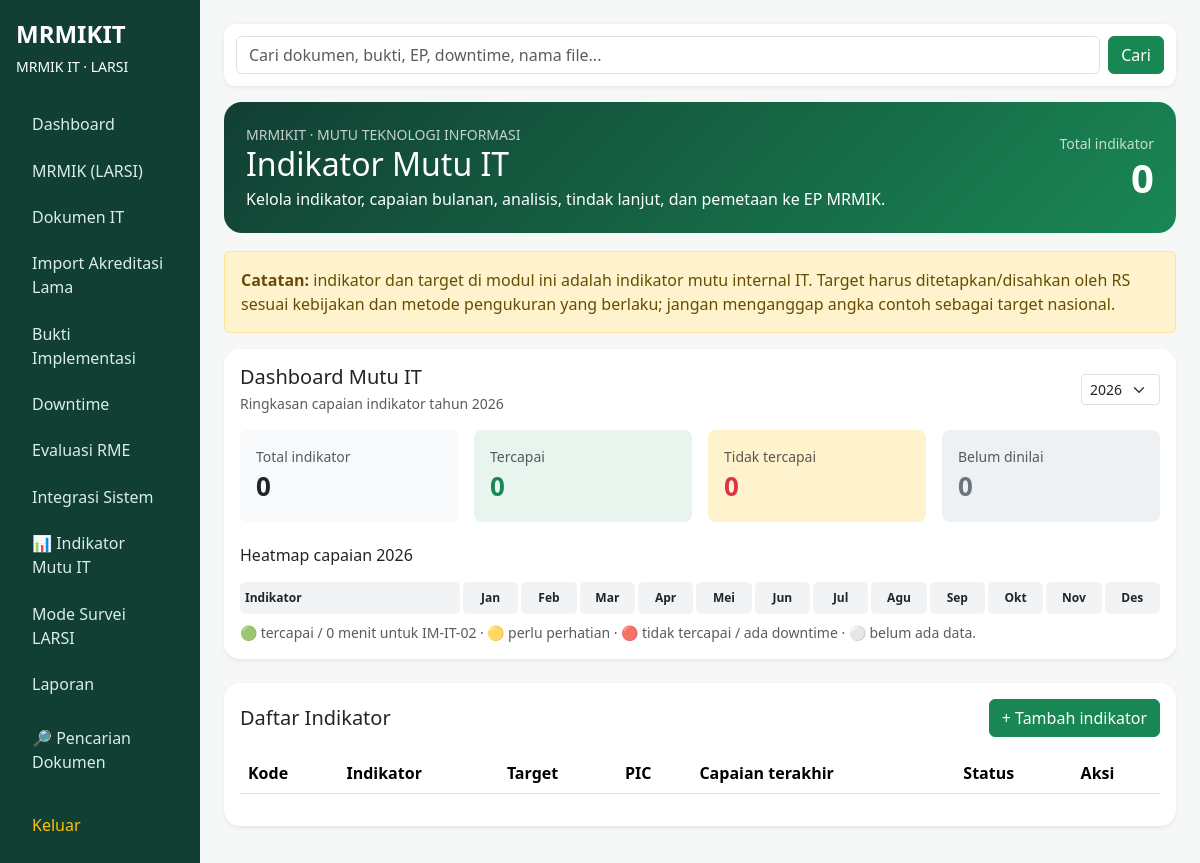
The app's page /indikator-mutu/index.php (signed in), older data.
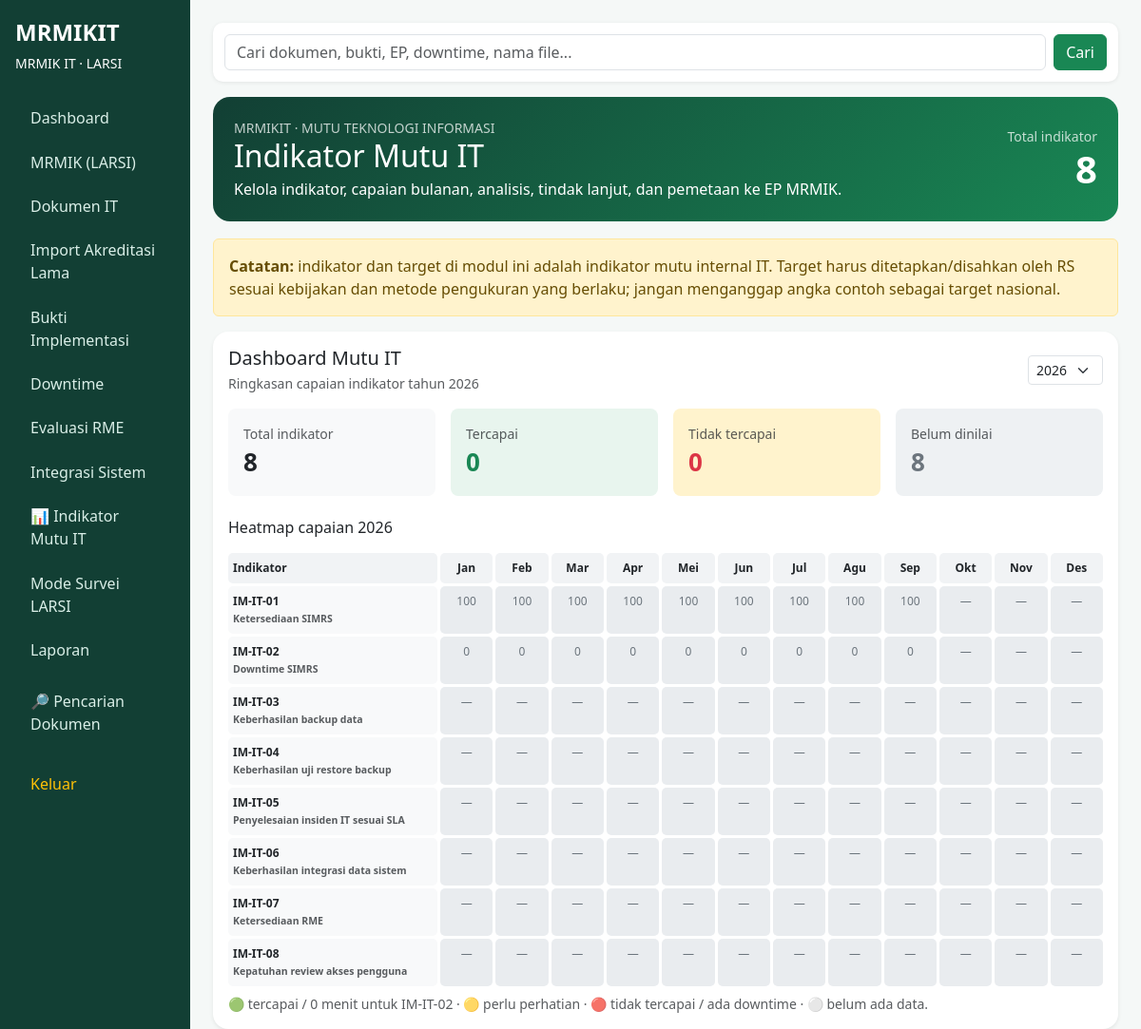
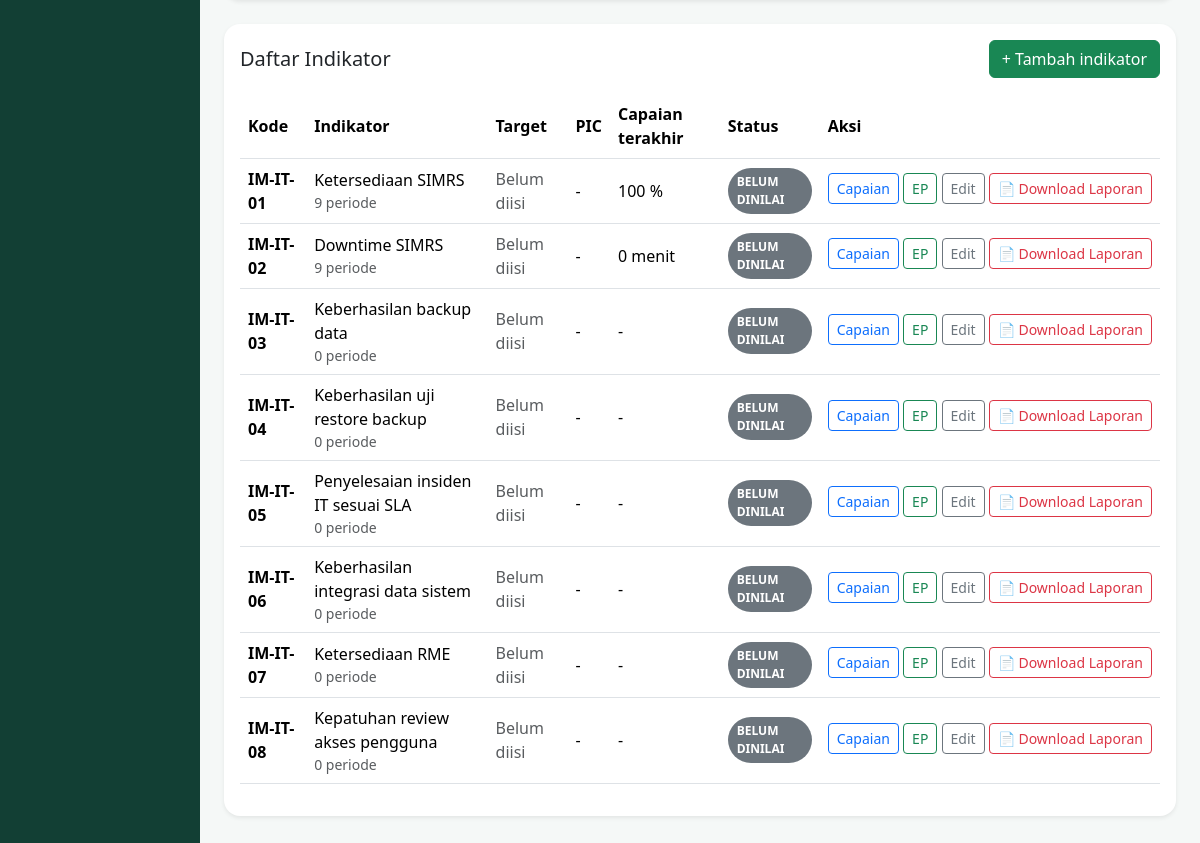
The same page, newer data (2 pictures, top to bottom).
### tables this page shows
CREATE TABLE IF NOT EXISTS mutu_indikator (
    id INT AUTO_INCREMENT PRIMARY KEY,
    kode VARCHAR(50) NOT NULL UNIQUE,
    nama VARCHAR(255) NOT NULL,
    definisi_operasional TEXT,
    numerator_label VARCHAR(255),
    denominator_label VARCHAR(255),
    formula TEXT,
    target DECIMAL(12,4) NULL,
    satuan VARCHAR(50) DEFAULT '%',
    arah ENUM('naik','turun','sesuai_target') NOT NULL DEFAULT 'sesuai_target',
    frekuensi ENUM('bulanan','triwulan','semester','tahunan') NOT NULL DEFAULT 'bulanan',
    sumber_data VARCHAR(255),
    metode_pengumpulan TEXT,
    pic_id INT NULL,
    aktif TINYINT(1) NOT NULL DEFAULT 1,
    created_by INT NULL,
    created_at TIMESTAMP DEFAULT CURRENT_TIMESTAMP,
    updated_at TIMESTAMP DEFAULT CURRENT_TIMESTAMP ON UPDATE CURRENT_TIMESTAMP,
    FOREIGN KEY(pic_id) REFERENCES pic(id) ON DELETE SET NULL
);

### indikator-mutu/index.php (the view, shortened to what this page needs)
<?php
require_once __DIR__.'/../config/auth.php';
$pdo->exec("CREATE TABLE IF NOT EXISTS mutu_restore_uji (
    id INT AUTO_INCREMENT PRIMARY KEY,
    indikator_id INT NOT NULL,
    tanggal_uji DATE NOT NULL,
    jenis_backup ENUM('offline','online','lainnya') NOT NULL DEFAULT 'offline',
    sumber_backup VARCHAR(255) NULL,
    target_restore VARCHAR(255) NULL,
    mulai DATETIME NULL,
    selesai DATETIME NULL,
    durasi_detik INT NULL,
    hasil ENUM('berhasil','gagal') NOT NULL DEFAULT 'berhasil',
    verifikasi TEXT NULL,
    analisis TEXT NULL,
    tindak_lanjut TEXT NULL,
    pic_id INT NULL,
    created_by INT NULL,
    created_at TIMESTAMP DEFAULT CURRENT_TIMESTAMP,
    updated_at TIMESTAMP DEFAULT CURRENT_TIMESTAMP ON UPDATE CURRENT_TIMESTAMP,
    INDEX idx_restore_indikator_tanggal (indikator_id,tanggal_uji),
    FOREIGN KEY (indikator_id) REFERENCES mutu_indikator(id) ON DELETE CASCADE,
    FOREIGN KEY (pic_id) REFERENCES pic(id) ON DELETE SET NULL
) ENGINE=InnoDB DEFAULT CHARSET=utf8mb4");
$pdo->exec("CREATE TABLE IF NOT EXISTS mutu_restore_bukti (
    id INT AUTO_INCREMENT PRIMARY KEY,
    restore_id INT NOT NULL,
    nama_file VARCHAR(255) NOT NULL,
    original_name VARCHAR(255) NOT NULL,
    mime_type VARCHAR(150) NULL,
    size_bytes BIGINT NOT NULL DEFAULT 0,
    catatan TEXT NULL,
    uploaded_by INT NULL,
    created_at TIMESTAMP DEFAULT CURRENT_TIMESTAMP,
    FOREIGN KEY (restore_id) REFERENCES mutu_restore_uji(id) ON DELETE CASCADE,
    INDEX idx_restore_bukti (restore_id)
) ENGINE=InnoDB DEFAULT CHARSET=utf8mb4");
$pdo->exec("CREATE TABLE IF NOT EXISTS mutu_backup_harian (
    id INT AUTO_INCREMENT PRIMARY KEY,
    indikator_id INT NOT NULL,
    periode DATE NOT NULL,
    dijadwalkan INT NOT NULL DEFAULT 0,
    berhasil INT NOT NULL DEFAULT 0,
    gagal INT NOT NULL DEFAULT 0,
    catatan TEXT NULL,
    created_by INT NULL,
    created_at TIMESTAMP DEFAULT CURRENT_TIMESTAMP,
    updated_at TIMESTAMP DEFAULT CURRENT_TIMESTAMP ON UPDATE CURRENT_TIMESTAMP,
    UNIQUE KEY uq_backup_periode (indikator_id, periode),
    INDEX idx_backup_indikator_periode (indikator_id, periode)
) ENGINE=InnoDB DEFAULT CHARSET=utf8mb4");
$pdo->exec("CREATE TABLE IF NOT EXISTS mutu_backup_bukti (
    id INT AUTO_INCREMENT PRIMARY KEY,
    indikator_id INT NOT NULL,
    tahun YEAR NOT NULL,
    jenis ENUM('offline','online') NOT NULL,
    nama_file VARCHAR(255) NOT NULL,
    original_name VARCHAR(255) NOT NULL,
    mime_type VARCHAR(120) NULL,
    size_bytes BIGINT NOT NULL DEFAULT 0,
    catatan TEXT NULL,
    uploaded_by INT NULL,
    created_at TIMESTAMP DEFAULT CURRENT_TIMESTAMP,
    updated_at TIMESTAMP DEFAULT CURRENT_TIMESTAMP ON UPDATE CURRENT_TIMESTAMP,
    INDEX idx_backup_bukti_indikator (indikator_id,tahun)
) ENGINE=InnoDB DEFAULT CHARSET=utf8mb4");
function h($v){ return htmlspecialchars((string)$v, ENT_QUOTES, 'UTF-8'); }
$year=(int)($_GET['tahun']??date('Y'));
$indikators=$pdo->query("
 SELECT i.*,p.nama pic_nama,
   (SELECT COUNT(*) FROM mutu_capaian c WHERE c.indikator_id=i.id AND YEAR(c.periode)={$year}) jumlah_periode,
   (SELECT c.status FROM mutu_capaian c
      WHERE c.indikator_id=i.id AND YEAR(c.periode)={$year}
        AND c.periode < DATE_FORMAT(CURDATE(),'%Y-%m-01')
      ORDER BY c.periode DESC LIMIT 1) status_terakhir,
   (SELECT c.capaian FROM mutu_capaian c
      WHERE c.indikator_id=i.id AND YEAR(c.periode)={$year}
        AND c.periode < DATE_FORMAT(CURDATE(),'%Y-%m-01')
      ORDER BY c.periode DESC LIMIT 1) capaian_terakhir
 FROM mutu_indikator i LEFT JOIN pic p ON p.id=i.pic_id
 WHERE i.aktif=1 ORDER BY i.kode")->fetchAll();
$downtimeAuto=[];
$today=new DateTime('today');
for($dm=1;$dm<=12;$dm++){
    $ds=new DateTime(sprintf('%04d-%02d-01 00:00:00',$year,$dm));
    $de=(clone $ds)->modify('+1 month');
    $downSeconds=0;
    $completed=($de <= $today);
    $hasEvent=($downSeconds>0);
    if(!$completed && !$hasEvent){
        $downtimeAuto[$dm]=null;
        continue;
    }
    $totalSeconds=$de->getTimestamp()-$ds->getTimestamp();
    $downtimeAuto[$dm]=[
        'downtime_minutes'=>round($downSeconds/60,2),
        'availability'=>$totalSeconds>0 ? round(max(0,($totalSeconds-$downSeconds)/$totalSeconds)*100,4) : 0,
        'has_event'=>$hasEvent,
        'completed'=>$completed
    ];
}
$heatmapData=[];
foreach($indikators as &$ii){
    $m=[];
    if(($ii['kode']??'')==='IM-IT-03'){
        $backupMap=[];
        $currentYear=(int)date('Y');
        $currentMonth=(int)date('n');
        for($bm=1;$bm<=12;$bm++){
            $isFutureOrCurrent=($year>$currentYear) || ($year===$currentYear && $bm>=$currentMonth);
            if($isFutureOrCurrent && empty($backupMap[$bm]['dijadwalkan'])){
                unset($m[$bm]);
                continue;
            }
        }
    }
    if(in_array($ii['kode'],['IM-IT-01','IM-IT-02'],true)){
        $m=[];
        for($dm=1;$dm<=12;$dm++){
            $auto=$downtimeAuto[$dm]??null;
            if($auto===null) continue;
            $value=($ii['kode']==='IM-IT-01') ? $auto['availability'] : $auto['downtime_minutes'];
            $target=$ii['target']!==null?(float)$ii['target']:null;
            $arah=$ii['arah']??'sesuai_target';
            if($target===null){
                $status='belum_dinilai';
            }else{
                $ok=($arah==='turun') ? ($value<=$target) : (($arah==='naik') ? ($value>=$target) : ($value>=$target));
                $status=$ok?'tercapai':'tidak_tercapai';
            }
            $m[$dm]=['capaian'=>$value,'status'=>$status];
        }
    }
    $heatmapData[(int)$ii['id']]=$m;
}
require __DIR__.'/../partials/header.php';
?>
<div class="mutu-hero">
 <div class="d-flex justify-content-between align-items-center flex-wrap gap-3">
  <div><div class="small opacity-75">MRMIKIT · MUTU TEKNOLOGI INFORMASI</div><h2 class="mb-1">Indikator Mutu IT</h2><div>Kelola indikator, capaian bulanan, analisis, tindak lanjut, dan pemetaan ke EP MRMIK.</div></div>
  <div class="text-end"><div class="small opacity-75">Total indikator</div><div class="display-6 fw-bold"><?=count($indikators)?></div></div>
 </div>
</div>
<div class="alert alert-warning"><strong>Catatan:</strong> indikator dan target di modul ini adalah indikator mutu internal IT. Target harus ditetapkan/disahkan oleh RS sesuai kebijakan dan metode pengukuran yang berlaku; jangan menganggap angka contoh sebagai target nasional.</div>
<div class="card shadow-sm mutu-card mb-4 mutu-kpi"><div class="card-body">
 <div class="d-flex justify-content-between align-items-center mb-3 flex-wrap gap-2">
  <div><h5 class="mb-1">Dashboard Mutu IT</h5><div class="small text-muted">Ringkasan capaian indikator tahun <?=h($year)?></div></div>
  <form class="d-flex gap-2" method="get"><input type="hidden" name="detail" value="<?=h($detailId)?>"><select name="tahun" class="form-select form-select-sm" onchange="this.form.submit()"><?php for($yy=date('Y')-2;$yy<=date('Y')+1;$yy++):?><option value="<?=$yy?>" <?=$year===$yy?'selected':''?>><?=$yy?></option><?php endfor;?></select></form>
 </div>
 <div class="row g-3 mb-4">
  <?php $tot=count($indikators);$ter=0;$tid=0;$bel=0;foreach($indikators as $ix){if(($ix['status_terakhir']??'')==='tercapai')$ter++;elseif(($ix['status_terakhir']??'')==='tidak_tercapai')$tid++;else $bel++;}?>
  <div class="col-md-3"><div class="p-3 bg-light rounded-3"><div class="small text-muted">Total indikator</div><div class="kpi-number"><?=$tot?></div></div></div>
  <div class="col-md-3"><div class="p-3 rounded-3" style="background:#e8f5ee"><div class="small text-muted">Tercapai</div><div class="kpi-number text-success"><?=$ter?></div></div></div>
  <div class="col-md-3"><div class="p-3 rounded-3" style="background:#fff3cd"><div class="small text-muted">Tidak tercapai</div><div class="kpi-number text-danger"><?=$tid?></div></div></div>
  <div class="col-md-3"><div class="p-3 rounded-3" style="background:#eef1f3"><div class="small text-muted">Belum dinilai</div><div class="kpi-number text-secondary"><?=$bel?></div></div></div>
 </div>
 <h6 class="mb-3">Heatmap capaian <?=h($year)?></h6>
 <div class="table-responsive"><div class="heatmap">
  <div class="hm-head text-start">Indikator</div><?php foreach(['Jan','Feb','Mar','Apr','Mei','Jun','Jul','Agu','Sep','Okt','Nov','Des'] as $mn):?><div class="hm-head"><?=$mn?></div><?php endforeach;?>
  <?php foreach($indikators as $ii):?><div class="hm-name"><?=h($ii['kode'])?><br><span class="small text-muted"><?=h($ii['nama'])?></span></div><?php for($mm=1;$mm<=12;$mm++):$hm=$heatmapData[(int)$ii['id']][$mm]??null;$hs=$hm['status']??'';$hc=$hs==='tercapai'?'hm-ok':($hs==='tidak_tercapai'?'hm-bad':($hs==='perlu_perhatian'?'hm-warn':'hm-empty'));?><div class="<?=$hc?>" title="<?php
      if(($ii['kode']??'')==='IM-IT-02' && $hm && $hm['capaian']!==null){
          echo h(round((float)$hm['capaian'],2).' menit downtime');
      } else {
          echo $hm&&$hm['capaian']!==null ? h(round((float)$hm['capaian'],2).' '.($ii['satuan']??'')) : 'Belum diverifikasi / belum ada data';
      }
    ?>"><?php
      if(($ii['kode']??'')==='IM-IT-02'){
          echo $hm&&$hm['capaian']!==null ? h(round((float)$hm['capaian'],1)) : '—';
      } else {
          echo $hm&&$hm['capaian']!==null ? h(round((float)$hm['capaian'],1)) : '—';
      }
    ?></div><?php endfor;endforeach;?>
 </div></div>
 <div class="small text-muted mt-2">🟢 tercapai / 0 menit untuk IM-IT-02 · 🟡 perlu perhatian · 🔴 tidak tercapai / ada downtime · ⚪ belum ada data.</div>
</div></div>
<div class="card shadow-sm mutu-card mb-4"><div class="card-body">
 <div class="d-flex justify-content-between align-items-center mb-3 flex-wrap gap-2"><h5 class="mb-0">Daftar Indikator</h5><button class="btn btn-success" data-bs-toggle="collapse" data-bs-target="#formIndikator">+ Tambah indikator</button></div>
 <div class="table-responsive"><table class="table align-middle">
 <thead><tr><th>Kode</th><th>Indikator</th><th>Target</th><th>PIC</th><th>Capaian terakhir</th><th>Status</th><th>Aksi</th></tr></thead>
 <tbody>
 <?php foreach($indikators as $i): ?>
 <tr>
  <td><strong><?=h($i['kode'])?></strong></td><td><?=h($i['nama'])?><div class="small text-muted"><?=$i['jumlah_periode']?> periode</div></td>
  <td><?= $i['target']!==null ? h($i['target']).' '.h($i['satuan']) : '<span class="text-muted">Belum diisi</span>'?></td>
  <td><?=h($i['pic_nama']??'-')?></td>
  <td><?= $i['capaian_terakhir']!==null ? h(round((float)$i['capaian_terakhir'],2)).' '.h($i['satuan']) : '-'?></td>
  <td><?php $s=$i['status_terakhir']??'belum_dinilai';?><span class="status-pill <?=($s==='tercapai'?'status-tercapai':($s==='tidak_tercapai'?'status-tidak':($s==='perlu_perhatian'?'status-perhatian':'status-belum')))?>"><?=strtoupper(str_replace('_',' ',$s))?></span></td>
  <td class="text-nowrap">
  <a class="btn btn-sm btn-outline-primary mb-1" href="?detail=<?=$i['id']?>">Capaian</a>
  <a class="btn btn-sm btn-outline-success mb-1" href="?map=<?=$i['id']?>">EP</a>
  <a class="btn btn-sm btn-outline-secondary mb-1" href="?edit=<?=$i['id']?>">Edit</a>
  <a class="btn btn-sm btn-outline-danger mb-1" target="_blank" href="laporan.php?id=<?=$i['id']?>&tahun=<?=$year?>">📄 Download Laporan</a>
</td>
 </tr>
 <?php endforeach;?>
 </tbody></table></div>
</div></div>
<?php require __DIR__.'/../partials/footer.php';

### partials/header.php (shortened to what this page needs)
<!doctype html><html lang="id"><head><link href="https://cdn.jsdelivr.net/npm/bootstrap@5.3.3/dist/css/bootstrap.min.css" rel="stylesheet"></head><body><div class="container-fluid"><div class="row"><aside class="col-lg-2 sidebar p-3"><div class="brand fs-4 mb-1">MRMIKIT</div><div class="small mb-4">MRMIK IT · LARSI</div><nav><a href="/MRMIKIT/dashboard.php">Dashboard</a><a href="/MRMIKIT/mrmiK/">MRMIK (LARSI)</a><a href="/MRMIKIT/dokumen/">Dokumen IT</a><a href="/MRMIKIT/import-lama/">Import Akreditasi Lama</a><a href="/MRMIKIT/bukti/">Bukti Implementasi</a><a href="/MRMIKIT/downtime/">Downtime</a><a href="/MRMIKIT/evaluasi-rme/">Evaluasi RME</a><a href="/MRMIKIT/integrasi/">Integrasi Sistem</a><a href="/MRMIKIT/indikator-mutu/">📊 Indikator Mutu IT</a><a href="/MRMIKIT/mode-survei/">Mode Survei LARSI</a><a href="/MRMIKIT/laporan/">Laporan</a><a href="/MRMIKIT/pencarian/" class="mt-2">🔎 Pencarian Dokumen</a><a href="/MRMIKIT/logout.php" class="mt-3 text-warning">Keluar</a></nav></aside><main class="col-lg-10 p-4"><div class="global-search"><form class="row g-2 align-items-center" method="get" action="/MRMIKIT/pencarian/"><div class="col"><input type="search" name="q" class="form-control" value="<?=htmlspecialchars($_GET['q'] ?? '')?>" placeholder="Cari dokumen, bukti, EP, downtime, nama file..." aria-label="Pencarian MRMIKIT"></div><div class="col-auto"><button class="btn btn-success" type="submit">Cari</button></div></form></div>

### partials/footer.php (shortened to what this page needs)
</main></div></div></body></html>

### partials/header.php (style rules this page uses)
body { background:#f5f8f7 }
.sidebar { min-height:100vh;background:#123f34;color:#fff }
.sidebar a { color:#d9eee7;text-decoration:none;display:block;padding:.7rem 1rem;border-radius:.5rem }
.brand { font-weight:800 }
.table td,.table th { vertical-align:middle }
.global-search { background:#fff;border-radius:.65rem;padding:.75rem;margin:0 0 1rem 0;box-shadow:0 1px 4px rgba(0,0,0,.08) }
.global-search .form-control { min-width:0 }

### indikator-mutu/index.php (style rules this page uses)
.mutu-hero { background:linear-gradient(135deg,#123f34,#198754);color:#fff;border-radius:18px;padding:22px;margin-bottom:18px }
.mutu-card { border:0;border-radius:16px }
.status-pill { display:inline-block;border-radius:999px;padding:5px 9px;font-size:12px;font-weight:700 }
.status-belum { background:#6c757d;color:#fff }
.kpi-number { font-size:26px;font-weight:800 }
.mutu-kpi { border:0;border-radius:16px;box-shadow:0 2px 10px rgba(0,0,0,.06) }
.heatmap { display:grid;grid-template-columns:minmax(220px,1.6fr) repeat(12,minmax(34px,1fr));gap:3px;align-items:stretch }
.heatmap>div { padding:7px 5px;text-align:center;font-size:12px;border-radius:5px }
.hm-head { font-weight:700;background:#f1f3f5 }
.hm-name { text-align:left!important;font-weight:600;background:#f8f9fa }
.hm-empty { background:#e9ecef;color:#6c757d }

Row changes from the older to the newer data that the page shows:
added mutu_indikator: kode "IM-IT-01", nama "Ketersediaan SIMRS", id "100", jumlah_periode "9", shows "Belum diisi", pic_nama "-", capaian_terakhir "100", satuan "%", s "BELUM DINILAI"
added mutu_indikator: kode "IM-IT-02", nama "Downtime SIMRS", id "0", jumlah_periode "9", shows "Belum diisi", pic_nama "-", capaian_terakhir "0", satuan "menit", s "BELUM DINILAI"
added mutu_indikator: kode "IM-IT-03", nama "Keberhasilan backup data", jumlah_periode "0", shows "Belum diisi", pic_nama "-", s "BELUM DINILAI"
added mutu_indikator: kode "IM-IT-04", nama "Keberhasilan uji restore backup", jumlah_periode "0", shows "Belum diisi", pic_nama "-", s "BELUM DINILAI"
added mutu_indikator: kode "IM-IT-05", nama "Penyelesaian insiden IT sesuai SLA", jumlah_periode "0", shows "Belum diisi", pic_nama "-", s "BELUM DINILAI"
added mutu_indikator: kode "IM-IT-06", nama "Keberhasilan integrasi data sistem", jumlah_periode "0", shows "Belum diisi", pic_nama "-", s "BELUM DINILAI"
added mutu_indikator: kode "IM-IT-07", nama "Ketersediaan RME", jumlah_periode "0", shows "Belum diisi", pic_nama "-", s "BELUM DINILAI"
added mutu_indikator: kode "IM-IT-08", nama "Kepatuhan review akses pengguna", jumlah_periode "0", shows "Belum diisi", pic_nama "-", s "BELUM DINILAI"
Text that changed along with them:
count($indikators): "0" → "8"
$tot: "0" → "8"
$bel: "0" → "8"
